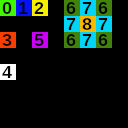

Rendered tile map (Tiled .tmx) drawn with the repository's tilesets; below, a short description and the full map source, tile grids included:
An orthogonal 8x8 tile map with 16x16 px tiles, 1 tile layer (1).

<map version="1.9" tiledversion="1.9.2" orientation="orthogonal" renderorder="right-down" width="8" height="8" tilewidth="16" tileheight="16" infinite="0" nextlayerid="2" nextobjectid="1">
 <tileset firstgid="1" name="test_rotations" tilewidth="16" tileheight="16" spacing="4" margin="4" tilecount="9" columns="3">
  <image source="../test_rotations.png" width="64" height="64" />
  <tile id="0">
   <animation>
    <frame tileid="0" duration="1000" />
    <frame tileid="1" duration="1000" />
    <frame tileid="2" duration="1000" />
    <frame tileid="3" duration="1000" />
    <frame tileid="4" duration="1000" />
    <frame tileid="5" duration="1000" />
    <frame tileid="6" duration="1000" />
    <frame tileid="7" duration="1000" />
    <frame tileid="8" duration="1000" />
   </animation>
  </tile>
  <tile id="1">
   <animation>
    <frame tileid="0" duration="500" />
    <frame tileid="1" duration="500" />
    <frame tileid="2" duration="500" />
    <frame tileid="3" duration="500" />
    <frame tileid="4" duration="500" />
    <frame tileid="5" duration="500" />
    <frame tileid="6" duration="500" />
    <frame tileid="7" duration="500" />
    <frame tileid="8" duration="500" />
   </animation>
  </tile>
  <tile id="2">
   <animation>
    <frame tileid="0" duration="250" />
    <frame tileid="1" duration="250" />
    <frame tileid="2" duration="250" />
    <frame tileid="3" duration="250" />
    <frame tileid="4" duration="250" />
    <frame tileid="5" duration="250" />
    <frame tileid="6" duration="250" />
    <frame tileid="7" duration="250" />
    <frame tileid="8" duration="250" />
   </animation>
  </tile>
  <tile id="3">
   <animation>
    <frame tileid="0" duration="200" />
    <frame tileid="1" duration="300" />
    <frame tileid="2" duration="400" />
    <frame tileid="3" duration="500" />
    <frame tileid="4" duration="600" />
    <frame tileid="5" duration="700" />
    <frame tileid="6" duration="800" />
    <frame tileid="7" duration="900" />
    <frame tileid="8" duration="1000" />
   </animation>
  </tile>
  <tile id="4">
   <animation>
    <frame tileid="0" duration="250" />
    <frame tileid="1" duration="250" />
    <frame tileid="1" duration="250" />
    <frame tileid="2" duration="250" />
    <frame tileid="2" duration="250" />
    <frame tileid="2" duration="250" />
    <frame tileid="2" duration="250" />
    <frame tileid="3" duration="250" />
    <frame tileid="3" duration="250" />
    <frame tileid="3" duration="250" />
    <frame tileid="3" duration="250" />
    <frame tileid="3" duration="250" />
    <frame tileid="3" duration="250" />
    <frame tileid="3" duration="250" />
    <frame tileid="3" duration="250" />
    <frame tileid="4" duration="250" />
    <frame tileid="4" duration="250" />
    <frame tileid="4" duration="250" />
    <frame tileid="4" duration="250" />
    <frame tileid="4" duration="250" />
    <frame tileid="4" duration="250" />
    <frame tileid="4" duration="250" />
    <frame tileid="4" duration="250" />
    <frame tileid="4" duration="250" />
    <frame tileid="4" duration="250" />
    <frame tileid="4" duration="250" />
    <frame tileid="4" duration="250" />
    <frame tileid="4" duration="250" />
    <frame tileid="4" duration="250" />
    <frame tileid="4" duration="250" />
    <frame tileid="4" duration="250" />
   </animation>
  </tile>
  <tile id="5">
   <animation>
    <frame tileid="5" duration="500" />
    <frame tileid="4" duration="500" />
    <frame tileid="3" duration="500" />
    <frame tileid="2" duration="500" />
    <frame tileid="1" duration="500" />
    <frame tileid="0" duration="3000" />
   </animation>
  </tile>
  <tile id="6">
   <animation>
    <frame tileid="0" duration="500" />
    <frame tileid="3" duration="500" />
   </animation>
  </tile>
  <tile id="7">
   <animation>
    <frame tileid="3" duration="500" />
    <frame tileid="0" duration="500" />
   </animation>
  </tile>
  <tile id="8">
   <animation>
    <frame tileid="0" duration="250" />
    <frame tileid="3" duration="250" />
   </animation>
  </tile>
 </tileset>
 <layer id="1" name="1" width="8" height="8">
  <data encoding="csv">
1,2,3,0,7,8,7,0,
0,0,0,0,8,9,8,0,
4,0,6,0,7,8,7,0,
0,0,0,0,0,0,0,0,
5,0,0,0,0,0,0,0,
0,0,0,0,0,0,0,0,
0,0,0,0,0,0,0,0,
0,0,0,0,0,0,0,0
</data>
 </layer>
</map>
